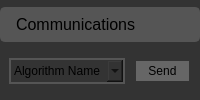
        <widget class="QWidget" name="commsWindow" native="true">
         <property name="maximumSize">
          <size>
           <width>999999</width>
           <height>500</height>
          </size>
         </property>
         <property name="styleSheet">
          <string notr="true">QWidget {
	background: rgb(51, 51, 51);
	border-style:solid;
	border-width: 2px;
	border-radius: 5px;
	border-color: rgb(51, 51, 51);
	padding: 9px;
}

</string>
         </property>
         <layout class="QVBoxLayout" name="verticalLayout">
          <property name="spacing">
           <number>0</number>
          </property>
          <property name="leftMargin">
           <number>0</number>
          </property>
          <property name="topMargin">
           <number>0</number>
          </property>
          <property name="rightMargin">
           <number>0</number>
          </property>
          <property name="bottomMargin">
           <number>0</number>
          </property>
          <item>
           <widget class="QWidget" name="commsTitleBar" native="true">
            <property name="maximumSize">
             <size>
              <width>16777215</width>
              <height>35</height>
             </size>
            </property>
            <property name="styleSheet">
             <string notr="true">QWidget {
	background: rgb(85, 85, 85);
	border-color: rgb(85, 85, 85);
	padding: 2px;
}</string>
            </property>
            <layout class="QHBoxLayout" name="horizontalLayout">
             <property name="spacing">
              <number>9</number>
             </property>
             <property name="leftMargin">
              <number>9</number>
             </property>
             <property name="topMargin">
              <number>4</number>
             </property>
             <property name="rightMargin">
              <number>4</number>
             </property>
             <property name="bottomMargin">
              <number>4</number>
             </property>
             <item>
              <widget class="QLabel" name="commsTitleLabel">
               <property name="font">
                <font>
                 <family>Helvetica</family>
                </font>
               </property>
               <property name="styleSheet">
                <string notr="true"/>
               </property>
               <property name="frameShape">
                <enum>QFrame::StyledPanel</enum>
               </property>
               <property name="text">
                <string>&lt;html&gt;&lt;head/&gt;&lt;body&gt;&lt;p&gt;&lt;span style=&quot; font-size:12pt;&quot;&gt;Communications&lt;/span&gt;&lt;/p&gt;&lt;/body&gt;&lt;/html&gt;</string>
               </property>
              </widget>
             </item>
            </layout>
           </widget>
          </item>
          <item>
           <layout class="QGridLayout" name="commsContentLayout">
            <property name="leftMargin">
             <number>9</number>
            </property>
            <property name="topMargin">
             <number>9</number>
            </property>
            <property name="rightMargin">
             <number>9</number>
            </property>
            <property name="bottomMargin">
             <number>9</number>
            </property>
            <property name="spacing">
             <number>9</number>
            </property>
            <item row="0" column="0">
             <widget class="QComboBox" name="algorithmComboBox">
              <property name="styleSheet">
               <string notr="true">border: 2px solid rgb(85, 85, 85);
border-radius: 0px;
padding: 3px;</string>
              </property>
              <property name="currentText">
               <string notr="true">Algorithm Name</string>
              </property>
              <item>
               <property name="text">
                <string>Algorithm Name</string>
               </property>
              </item>
             </widget>
            </item>
            <item row="0" column="1">
             <widget class="QPushButton" name="commsSendButton">
              <property name="maximumSize">
               <size>
                <width>200</width>
                <height>16777215</height>
               </size>
              </property>
              <property name="font">
               <font>
                <family>Helvetica</family>
               </font>
              </property>
              <property name="styleSheet">
               <string notr="true">QPushButton{
	background-color: rgb(102, 102, 102);
	border-radius: 1px;
	padding: 3px;
}

QPushButton#commsSendButton: pressed {
	background-color: black;
	border-style: inset;
}
</string>
              </property>
              <property name="text">
               <string>Send</string>
              </property>
              <property name="checkable">
               <bool>true</bool>
              </property>
              <property name="autoDefault">
               <bool>true</bool>
              </property>
              <property name="default">
               <bool>true</bool>
              </property>
             </widget>
            </item>
           </layout>
          </item>
         </layout>
        </widget>
